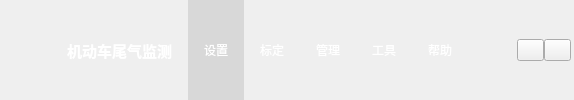
    <widget class="QWidget" name="horizontalWidget" native="true">
     <property name="sizePolicy">
      <sizepolicy hsizetype="Preferred" vsizetype="Fixed">
       <horstretch>0</horstretch>
       <verstretch>0</verstretch>
      </sizepolicy>
     </property>
     <property name="minimumSize">
      <size>
       <width>0</width>
       <height>45</height>
      </size>
     </property>
     <property name="styleSheet">
      <string notr="true">QWidget#horizontalWidget{
margin-top:0px;
padding-right:9px;
/*background-color: rgb(230, 230, 230);*/
background-color: rgb(0, 170, 255);
/*border-bottom:1px solid qlineargradient(spread:pad, x1:0.5, y1:0, x2:0.5, y2:1, stop:0 rgba(120, 120, 120, 255), stop:1 rgba(255, 255, 255, 255)); */
}</string>
     </property>
     <layout class="QHBoxLayout" name="horizontalLayout_2">
      <property name="spacing">
       <number>0</number>
      </property>
      <property name="leftMargin">
       <number>0</number>
      </property>
      <property name="topMargin">
       <number>0</number>
      </property>
      <property name="rightMargin">
       <number>0</number>
      </property>
      <property name="bottomMargin">
       <number>0</number>
      </property>
      <item>
       <widget class="QLabel" name="label_9">
        <property name="minimumSize">
         <size>
          <width>51</width>
          <height>0</height>
         </size>
        </property>
        <property name="maximumSize">
         <size>
          <width>16777215</width>
          <height>16777215</height>
         </size>
        </property>
        <property name="font">
         <font>
          <pointsize>10</pointsize>
          <weight>75</weight>
          <bold>true</bold>
         </font>
        </property>
        <property name="styleSheet">
         <string notr="true">QLabel{
border-image: url(:/images/app_logo2.png);
margin:2px;
margin-left:8px;

}</string>
        </property>
        <property name="text">
         <string/>
        </property>
       </widget>
      </item>
      <item>
       <widget class="QPushButton" name="pushButton_main_menu">
        <property name="sizePolicy">
         <sizepolicy hsizetype="Minimum" vsizetype="Preferred">
          <horstretch>0</horstretch>
          <verstretch>0</verstretch>
         </sizepolicy>
        </property>
        <property name="font">
         <font>
          <family>微软雅黑</family>
          <pointsize>11</pointsize>
          <weight>75</weight>
          <bold>true</bold>
         </font>
        </property>
        <property name="focusPolicy">
         <enum>Qt::NoFocus</enum>
        </property>
        <property name="layoutDirection">
         <enum>Qt::RightToLeft</enum>
        </property>
        <property name="styleSheet">
         <string notr="true">QPushButton{
color:white;
border:none;
padding-left:16px;
padding-right:16px;
}
</string>
        </property>
        <property name="text">
         <string>机动车尾气监测</string>
        </property>
        <property name="iconSize">
         <size>
          <width>13</width>
          <height>13</height>
         </size>
        </property>
       </widget>
      </item>
      <item>
       <widget class="QPushButton" name="pushButton_settings">
        <property name="sizePolicy">
         <sizepolicy hsizetype="Minimum" vsizetype="Preferred">
          <horstretch>0</horstretch>
          <verstretch>0</verstretch>
         </sizepolicy>
        </property>
        <property name="font">
         <font>
          <family>微软雅黑</family>
          <pointsize>9</pointsize>
          <weight>50</weight>
          <bold>false</bold>
         </font>
        </property>
        <property name="focusPolicy">
         <enum>Qt::NoFocus</enum>
        </property>
        <property name="layoutDirection">
         <enum>Qt::RightToLeft</enum>
        </property>
        <property name="styleSheet">
         <string notr="true">QPushButton{
background-color: rgba(0, 0, 0, 25);
color:white;
border:none;
padding-left:16px;
padding-right:16px;
}

QPushButton::hover{
color:white;
border:none;
padding-left:16px;
padding-right:16px;
background-color: rgba(0, 0, 0, 25);
}

QPushButton::pressed{
color:white;
border:none;
padding-left:16px;
padding-right:16px;
background-color: rgba(0, 0, 0, 65);
}</string>
        </property>
        <property name="text">
         <string>设置</string>
        </property>
        <property name="icon">
         <iconset resource="img.qrc">
          <normaloff>:/images/arrow_down.png</normaloff>:/images/arrow_down.png</iconset>
        </property>
        <property name="iconSize">
         <size>
          <width>13</width>
          <height>13</height>
         </size>
        </property>
       </widget>
      </item>
      <item>
       <widget class="QPushButton" name="pushButton_calibrate">
        <property name="sizePolicy">
         <sizepolicy hsizetype="Minimum" vsizetype="Preferred">
          <horstretch>0</horstretch>
          <verstretch>0</verstretch>
         </sizepolicy>
        </property>
        <property name="font">
         <font>
          <family>微软雅黑</family>
          <pointsize>9</pointsize>
          <weight>50</weight>
          <bold>false</bold>
         </font>
        </property>
        <property name="focusPolicy">
         <enum>Qt::NoFocus</enum>
        </property>
        <property name="layoutDirection">
         <enum>Qt::RightToLeft</enum>
        </property>
        <property name="styleSheet">
         <string notr="true">QPushButton{
color:white;
border:none;
padding-left:16px;
padding-right:16px;
}

QPushButton::hover{
color:white;
border:none;
padding-left:16px;
padding-right:16px;
background-color: rgba(0, 0, 0, 25);
}

QPushButton::pressed{
color:white;
border:none;
padding-left:16px;
padding-right:16px;
background-color: rgba(0, 0, 0, 65);
}</string>
        </property>
        <property name="text">
         <string>标定</string>
        </property>
        <property name="icon">
         <iconset resource="img.qrc">
          <normaloff>:/images/arrow_down.png</normaloff>:/images/arrow_down.png</iconset>
        </property>
        <property name="iconSize">
         <size>
          <width>13</width>
          <height>13</height>
         </size>
        </property>
       </widget>
      </item>
      <item>
       <widget class="QPushButton" name="pushButton_manage">
        <property name="sizePolicy">
         <sizepolicy hsizetype="Minimum" vsizetype="Preferred">
          <horstretch>0</horstretch>
          <verstretch>0</verstretch>
         </sizepolicy>
        </property>
        <property name="font">
         <font>
          <family>微软雅黑</family>
          <pointsize>9</pointsize>
          <weight>50</weight>
          <bold>false</bold>
         </font>
        </property>
        <property name="focusPolicy">
         <enum>Qt::NoFocus</enum>
        </property>
        <property name="layoutDirection">
         <enum>Qt::RightToLeft</enum>
        </property>
        <property name="styleSheet">
         <string notr="true">QPushButton{
color:white;
border:none;
padding-left:16px;
padding-right:16px;
}

QPushButton::hover{
color:white;
border:none;
padding-left:16px;
padding-right:16px;
background-color: rgba(0, 0, 0, 25);
}

QPushButton::pressed{
color:white;
border:none;
padding-left:16px;
padding-right:16px;
background-color: rgba(0, 0, 0, 65);
}</string>
        </property>
        <property name="text">
         <string>管理</string>
        </property>
        <property name="icon">
         <iconset resource="img.qrc">
          <normaloff>:/images/arrow_down.png</normaloff>:/images/arrow_down.png</iconset>
        </property>
        <property name="iconSize">
         <size>
          <width>13</width>
          <height>13</height>
         </size>
        </property>
       </widget>
      </item>
      <item>
       <widget class="QPushButton" name="pushButton_tools">
        <property name="sizePolicy">
         <sizepolicy hsizetype="Minimum" vsizetype="Preferred">
          <horstretch>0</horstretch>
          <verstretch>0</verstretch>
         </sizepolicy>
        </property>
        <property name="font">
         <font>
          <family>微软雅黑</family>
          <pointsize>9</pointsize>
          <weight>50</weight>
          <bold>false</bold>
         </font>
        </property>
        <property name="focusPolicy">
         <enum>Qt::NoFocus</enum>
        </property>
        <property name="layoutDirection">
         <enum>Qt::RightToLeft</enum>
        </property>
        <property name="styleSheet">
         <string notr="true">QPushButton{
color:white;
border:none;
padding-left:16px;
padding-right:16px;
}

QPushButton::hover{
color:white;
border:none;
padding-left:16px;
padding-right:16px;
background-color: rgba(0, 0, 0, 25);
}

QPushButton::pressed{
color:white;
border:none;
padding-left:16px;
padding-right:16px;
background-color: rgba(0, 0, 0, 65);
}</string>
        </property>
        <property name="text">
         <string>工具</string>
        </property>
        <property name="icon">
         <iconset resource="img.qrc">
          <normaloff>:/images/arrow_down.png</normaloff>:/images/arrow_down.png</iconset>
        </property>
        <property name="iconSize">
         <size>
          <width>13</width>
          <height>13</height>
         </size>
        </property>
       </widget>
      </item>
      <item>
       <widget class="QPushButton" name="pushButton_help">
        <property name="sizePolicy">
         <sizepolicy hsizetype="Minimum" vsizetype="Preferred">
          <horstretch>0</horstretch>
          <verstretch>0</verstretch>
         </sizepolicy>
        </property>
        <property name="font">
         <font>
          <family>微软雅黑</family>
          <pointsize>9</pointsize>
          <weight>50</weight>
          <bold>false</bold>
         </font>
        </property>
        <property name="focusPolicy">
         <enum>Qt::NoFocus</enum>
        </property>
        <property name="layoutDirection">
         <enum>Qt::RightToLeft</enum>
        </property>
        <property name="styleSheet">
         <string notr="true">QPushButton{
color:white;
border:none;
padding-left:16px;
padding-right:16px;
}

QPushButton::hover{
color:white;
border:none;
padding-left:16px;
padding-right:16px;
background-color: rgba(0, 0, 0, 25);
}

QPushButton::pressed{
color:white;
border:none;
padding-left:16px;
padding-right:16px;
background-color: rgba(0, 0, 0, 65);
}</string>
        </property>
        <property name="text">
         <string>帮助</string>
        </property>
        <property name="icon">
         <iconset resource="img.qrc">
          <normaloff>:/images/arrow_down.png</normaloff>:/images/arrow_down.png</iconset>
        </property>
        <property name="iconSize">
         <size>
          <width>13</width>
          <height>13</height>
         </size>
        </property>
       </widget>
      </item>
      <item>
       <layout class="QHBoxLayout" name="horizontalLayout_3">
        <property name="leftMargin">
         <number>9</number>
        </property>
        <property name="topMargin">
         <number>3</number>
        </property>
        <property name="rightMargin">
         <number>3</number>
        </property>
        <property name="bottomMargin">
         <number>3</number>
        </property>
        <item>
         <spacer name="horizontalSpacer">
          <property name="orientation">
           <enum>Qt::Horizontal</enum>
          </property>
          <property name="sizeHint" stdset="0">
           <size>
            <width>40</width>
            <height>20</height>
           </size>
          </property>
         </spacer>
        </item>
        <item>
         <widget class="QPushButton" name="pushButton_minimize">
          <property name="sizePolicy">
           <sizepolicy hsizetype="Minimum" vsizetype="Fixed">
            <horstretch>0</horstretch>
            <verstretch>0</verstretch>
           </sizepolicy>
          </property>
          <property name="minimumSize">
           <size>
            <width>27</width>
            <height>22</height>
           </size>
          </property>
          <property name="maximumSize">
           <size>
            <width>27</width>
            <height>22</height>
           </size>
          </property>
          <property name="focusPolicy">
           <enum>Qt::NoFocus</enum>
          </property>
          <property name="toolTip">
           <string>最小化</string>
          </property>
          <property name="styleSheet">
           <string notr="true"/>
          </property>
          <property name="text">
           <string/>
          </property>
          <property name="minimize" stdset="0">
           <bool>true</bool>
          </property>
         </widget>
        </item>
        <item>
         <widget class="QPushButton" name="pushButton_close">
          <property name="sizePolicy">
           <sizepolicy hsizetype="Minimum" vsizetype="Fixed">
            <horstretch>0</horstretch>
            <verstretch>0</verstretch>
           </sizepolicy>
          </property>
          <property name="minimumSize">
           <size>
            <width>27</width>
            <height>22</height>
           </size>
          </property>
          <property name="maximumSize">
           <size>
            <width>27</width>
            <height>22</height>
           </size>
          </property>
          <property name="focusPolicy">
           <enum>Qt::NoFocus</enum>
          </property>
          <property name="toolTip">
           <string>关闭</string>
          </property>
          <property name="styleSheet">
           <string notr="true"/>
          </property>
          <property name="text">
           <string/>
          </property>
          <property name="close" stdset="0">
           <bool>true</bool>
          </property>
         </widget>
        </item>
       </layout>
      </item>
     </layout>
    </widget>
